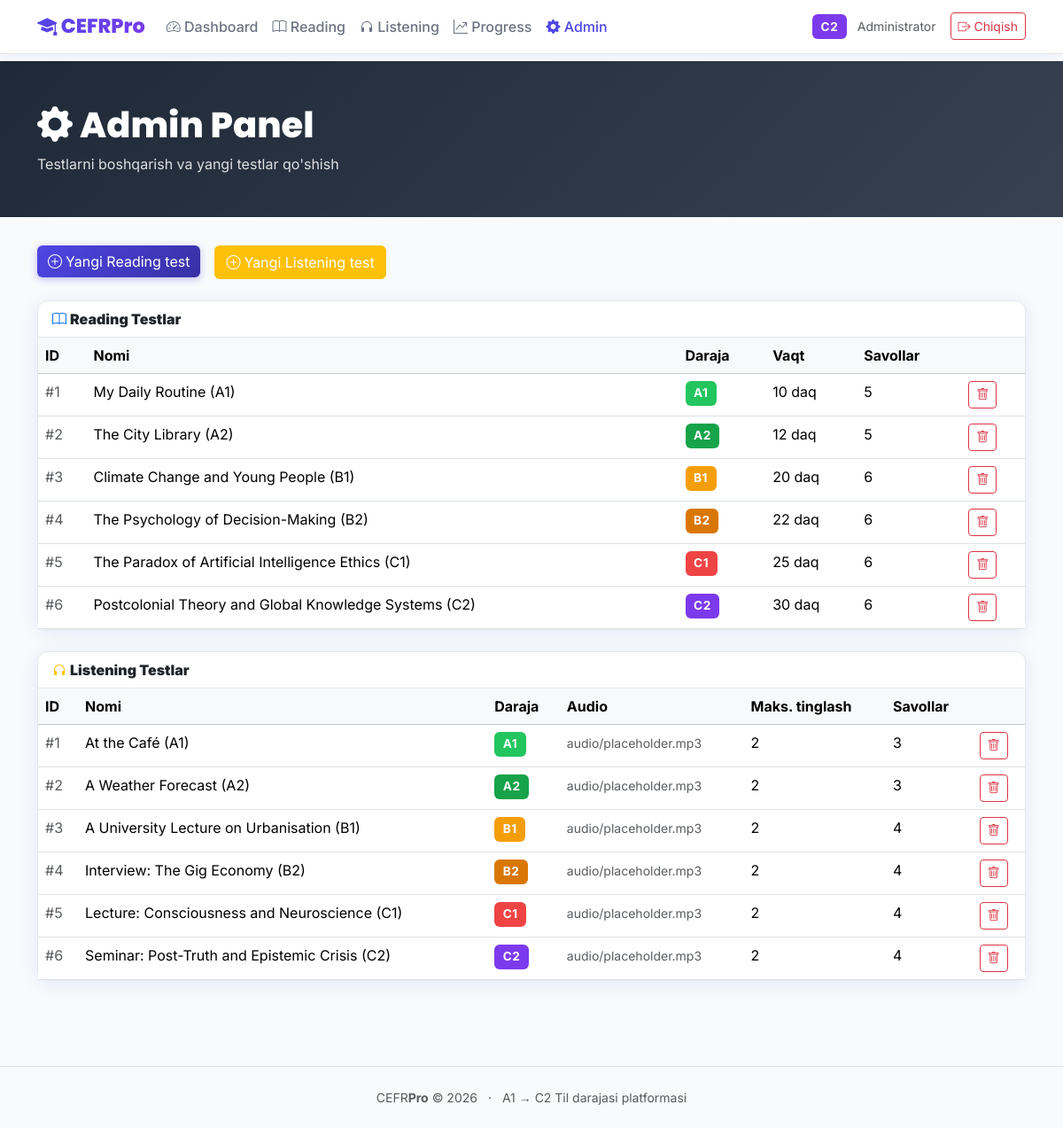
The page /admin (signed in) on the database its author committed.
### models.py (models this page shows, shortened)
class User(UserMixin, db.Model):
    __tablename__ = 'users'
    id = db.Column(db.Integer, primary_key=True)
    username = db.Column(db.String(80), unique=True, nullable=False)
    email = db.Column(db.String(120), unique=True, nullable=False)
    password_hash = db.Column(db.String(256), nullable=False)
    full_name = db.Column(db.String(120), default='')
    cefr_level = db.Column(db.String(4), default='A1')
    is_admin = db.Column(db.Boolean, default=False)
    created_at = db.Column(db.DateTime, default=datetime.utcnow)
    attempts = db.relationship('TestAttempt', backref='user', lazy=True)

class ReadingTest(db.Model):
    __tablename__ = 'reading_tests'
    id = db.Column(db.Integer, primary_key=True)
    title = db.Column(db.String(200), nullable=False)
    level = db.Column(db.String(4), nullable=False)       # A1, A2, …, C2
    passage = db.Column(db.Text, nullable=False)
    time_limit = db.Column(db.Integer, default=20)         # minutes
    created_at = db.Column(db.DateTime, default=datetime.utcnow)
    questions = db.relationship('ReadingQuestion', backref='test', lazy=True,
                                cascade='all, delete-orphan')

class ListeningTest(db.Model):
    __tablename__ = 'listening_tests'
    id = db.Column(db.Integer, primary_key=True)
    title = db.Column(db.String(200), nullable=False)
    level = db.Column(db.String(4), nullable=False)
    audio_file = db.Column(db.String(200), nullable=False)  # relative to static/
    transcript = db.Column(db.Text, default='')
    max_plays = db.Column(db.Integer, default=2)
    time_limit = db.Column(db.Integer, default=15)
    created_at = db.Column(db.DateTime, default=datetime.utcnow)
    questions = db.relationship('ListeningQuestion', backref='test', lazy=True,
                                cascade='all, delete-orphan')

### app.py (the view)
@app.route('/admin')
@login_required
@admin_required
def admin_panel():
    reading_tests = ReadingTest.query.order_by(ReadingTest.level, ReadingTest.id).all()
    listening_tests = ListeningTest.query.order_by(ListeningTest.level, ListeningTest.id).all()
    return render_template('admin.html',
                           reading_tests=reading_tests,
                           listening_tests=listening_tests,
                           levels=CEFR_LEVELS)

### app.py (called while the page is built)
@login_manager.user_loader
def load_user(user_id):
    return User.query.get(int(user_id))

def admin_required(f):
    from functools import wraps
    @wraps(f)
    def decorated(*args, **kwargs):
        if not current_user.is_authenticated or not current_user.is_admin:
            abort(403)
        return f(*args, **kwargs)
    return decorated

@app.context_processor
def inject_globals():
    return {'cefr_levels': CEFR_LEVELS, 'now': datetime.utcnow()}

### templates/admin.html (shortened to what this page needs)
{% extends 'base.html' %}
{% block content %}
<div class="page-header admin-header">
  <div class="container">
    <h1><i class="bi bi-gear-fill me-2"></i>Admin Panel</h1>
    <p>Testlarni boshqarish va yangi testlar qo'shish</p>
  </div>
</div>
<div class="container pb-5">
  <div class="row g-3 mb-4">
    <div class="col-auto">
      <a href="{{ url_for('admin_add_reading') }}" class="btn btn-primary">
        <i class="bi bi-plus-circle me-1"></i>Yangi Reading test
      </a>
    </div>
    <div class="col-auto">
      <a href="{{ url_for('admin_add_listening') }}" class="btn btn-warning text-white">
        <i class="bi bi-plus-circle me-1"></i>Yangi Listening test
      </a>
    </div>
  </div>
  <div class="card mb-4">
    <div class="card-header"><strong><i class="bi bi-book me-1 text-primary"></i>Reading Testlar</strong></div>
    <div class="card-body p-0">
      <div class="table-responsive">
        <table class="table table-hover mb-0">
          <thead class="table-light">
            <tr><th>ID</th><th>Nomi</th><th>Daraja</th><th>Vaqt</th><th>Savollar</th><th></th></tr>
          </thead>
          <tbody>
            {% for t in reading_tests %}
            <tr>
              <td class="text-muted">#{{ t.id }}</td>
              <td>{{ t.title }}</td>
              <td><span class="cefr-badge badge-{{ t.level }}">{{ t.level }}</span></td>
              <td>{{ t.time_limit }} daq</td>
              <td>{{ t.questions|length }}</td>
              <td>
                <form method="POST" action="{{ url_for('admin_delete_reading', test_id=t.id) }}"
                      onsubmit="return confirm('Rostdan o\'chirmoqchimisiz?')">
                  <button class="btn btn-sm btn-outline-danger"><i class="bi bi-trash"></i></button>
                </form>
              </td>
            </tr>
            {% else %}
            <tr><td colspan="6" class="text-center text-muted py-3">Testlar yo'q</td></tr>
            {% endfor %}
          </tbody>
        </table>
      </div>
    </div>
  </div>
  <div class="card">
    <div class="card-header"><strong><i class="bi bi-headphones me-1 text-warning"></i>Listening Testlar</strong></div>
    <div class="card-body p-0">
      <div class="table-responsive">
        <table class="table table-hover mb-0">
          <thead class="table-light">
            <tr><th>ID</th><th>Nomi</th><th>Daraja</th><th>Audio</th><th>Maks. tinglash</th><th>Savollar</th><th></th></tr>
          </thead>
          <tbody>
            {% for t in listening_tests %}
            <tr>
              <td class="text-muted">#{{ t.id }}</td>
              <td>{{ t.title }}</td>
              <td><span class="cefr-badge badge-{{ t.level }}">{{ t.level }}</span></td>
              <td><small class="text-muted">{{ t.audio_file or '—' }}</small></td>
              <td>{{ t.max_plays }}</td>
              <td>{{ t.questions|length }}</td>
              <td>
                <form method="POST" action="{{ url_for('admin_delete_listening', test_id=t.id) }}"
                      onsubmit="return confirm('Rostdan o\'chirmoqchimisiz?')">
                  <button class="btn btn-sm btn-outline-danger"><i class="bi bi-trash"></i></button>
                </form>
              </td>
            </tr>
            {% else %}
            <tr><td colspan="7" class="text-center text-muted py-3">Testlar yo'q</td></tr>
            {% endfor %}
          </tbody>
        </table>
      </div>
    </div>
  </div>
</div>
{% endblock %}

### templates/base.html (shortened to what this page needs)
<!DOCTYPE html>
<html lang="uz">
<head>
  <link href="https://cdn.jsdelivr.net/npm/bootstrap@5.3.2/dist/css/bootstrap.min.css" rel="stylesheet">
  <link href="https://cdn.jsdelivr.net/npm/bootstrap-icons@1.11.3/font/bootstrap-icons.min.css" rel="stylesheet">
  <link href="{{ url_for('static', filename='css/style.css') }}" rel="stylesheet">
</head>
<body>
{% if current_user.is_authenticated %}
<nav class="navbar navbar-expand-lg sticky-top">
  <div class="container">
    <a class="navbar-brand" href="{{ url_for('dashboard') }}">
      <i class="bi bi-mortarboard-fill"></i> CEFR<span style="color:var(--secondary)">Pro</span>
    </a>
    <div class="collapse navbar-collapse" id="navMain">
      <ul class="navbar-nav me-auto mb-2 mb-lg-0">
        <li class="nav-item">
          <a class="nav-link {% if request.endpoint == 'dashboard' %}active{% endif %}"
             href="{{ url_for('dashboard') }}"><i class="bi bi-speedometer2"></i> Dashboard</a>
        </li>
        <li class="nav-item">
          <a class="nav-link {% if 'reading' in request.endpoint %}active{% endif %}"
             href="{{ url_for('reading_list') }}"><i class="bi bi-book"></i> Reading</a>
        </li>
        <li class="nav-item">
          <a class="nav-link {% if 'listening' in request.endpoint %}active{% endif %}"
             href="{{ url_for('listening_list') }}"><i class="bi bi-headphones"></i> Listening</a>
        </li>
        <li class="nav-item">
          <a class="nav-link {% if request.endpoint == 'progress' %}active{% endif %}"
             href="{{ url_for('progress') }}"><i class="bi bi-graph-up-arrow"></i> Progress</a>
        </li>
        {% if current_user.is_admin %}
        <li class="nav-item">
          <a class="nav-link {% if 'admin' in request.endpoint %}active{% endif %}"
             href="{{ url_for('admin_panel') }}"><i class="bi bi-gear-fill"></i> Admin</a>
        </li>
        {% endif %}
      </ul>
      <div class="d-flex align-items-center gap-2">
        <span class="cefr-badge badge-{{ current_user.cefr_level }} me-1">
          {{ current_user.cefr_level }}
        </span>
        <span class="text-muted small">{{ current_user.full_name or current_user.username }}</span>
        <a href="{{ url_for('logout') }}" class="btn btn-sm btn-outline-danger ms-2">
          <i class="bi bi-box-arrow-right"></i> Chiqish
        </a>
      </div>
    </div>
  </div>
</nav>
{% endif %}
{% block content %}{% endblock %}
<footer class="mt-5 py-4 border-top text-center text-muted small">
  <div class="container">
    <span>CEFR<strong>Pro</strong> &copy; {{ now.year }}</span>
    <span class="mx-2">·</span>
    <span>A1 → C2 Til darajasi platformasi</span>
  </div>
</footer>
</body>
</html>

### static/css/style.css (style rules this page uses)
:root { --primary: #4F46E5; --primary-light: #818CF8; --primary-dark: #3730A3; --secondary: #7C3AED; --bg: #F8FAFC; --surface: #FFFFFF; --border: #E5E7EB; --text: #1F2937; --text-muted: #6B7280; --success: #10B981; --warning: #F59E0B; --danger: #EF4444; --radius: 12px; --shadow: 0 4px 20px rgba(79,70,229,0.10); --shadow-lg: 0 8px 40px rgba(79,70,229,0.18); --a1: #22C55E; --a2: #16A34A; --b1: #F59E0B; --b2: #D97706; --c1: #EF4444; --c2: #7C3AED; }
* { box-sizing: border-box; margin: 0; padding: 0; }
body { font-family: 'Inter', sans-serif; background: var(--bg); color: var(--text); min-height: 100vh; }
.navbar-brand { font-family: 'Poppins', sans-serif; font-weight: 800; font-size: 1.4rem; background: linear-gradient(135deg, var(--primary), var(--secondary)); -webkit-background-clip: text; -webkit-text-fill-color: transparent; background-clip: text; }
.navbar { background: rgba(255,255,255,0.95) !important; backdrop-filter: blur(12px); border-bottom: 1px solid var(--border); box-shadow: 0 2px 12px rgba(79,70,229,0.07); }
.nav-link { color: var(--text-muted) !important; font-weight: 500; transition: color .2s; }
.nav-link:hover, .nav-link.active { color: var(--primary) !important; }
.page-header { background: linear-gradient(135deg, var(--primary) 0%, var(--secondary) 100%); color: white; padding: 3rem 0 2rem; margin-bottom: 2rem; }
.page-header h1 { font-family: 'Poppins', sans-serif; font-weight: 800; }
.page-header p { opacity: .85; }
.card { border: 1px solid var(--border); border-radius: var(--radius); box-shadow: var(--shadow); transition: box-shadow .25s, transform .25s; background: var(--surface); }
.card-header { border-radius: var(--radius) var(--radius) 0 0 !important; border-bottom: 1px solid var(--border); background: var(--surface); font-weight: 600; }
.badge-A1 { background-color: var(--a1); color: #fff; }
.badge-A2 { background-color: var(--a2); color: #fff; }
.badge-B1 { background-color: var(--b1); color: #fff; }
.badge-B2 { background-color: var(--b2); color: #fff; }
.badge-C1 { background-color: var(--c1); color: #fff; }
.badge-C2 { background-color: var(--c2); color: #fff; }
.cefr-badge { display: inline-block; padding: .28em .7em; border-radius: 6px; font-weight: 700; font-size: .85em; letter-spacing: .04em; }
.btn-primary { background: linear-gradient(135deg, var(--primary), var(--primary-dark)); border: none; box-shadow: 0 2px 8px rgba(79,70,229,.35); }
.admin-header { background: linear-gradient(135deg, #1F2937, #374151); color: white; }

### rows shown on the page
User: cefr_level "C2", full_name "Administrator"
ReadingTest: id "1", title "My Daily Routine (A1)", level "A1", time_limit "10", questions|length "5"
ReadingTest: id "2", title "The City Library (A2)", level "A2", time_limit "12", questions|length "5"
ReadingTest: id "3", title "Climate Change and Young People (B1)", level "B1", time_limit "20", questions|length "6"
ReadingTest: id "4", title "The Psychology of Decision-Making (B2)", level "B2", time_limit "22", questions|length "6"
ReadingTest: id "5", title "The Paradox of Artificial Intelligence Ethics (C1)", level "C1", time_limit "25", questions|length "6"
ReadingTest: id "6", title "Postcolonial Theory and Global Knowledge Systems (C2)", level "C2", time_limit "30", questions|length "6"
ListeningTest: id "1", title "At the Café (A1)", level "A1", audio_file "audio/placeholder.mp3", max_plays "2", questions|length "3"
ListeningTest: id "2", title "A Weather Forecast (A2)", level "A2", audio_file "audio/placeholder.mp3", max_plays "2", questions|length "3"
ListeningTest: id "3", title "A University Lecture on Urbanisation (B1)", level "B1", audio_file "audio/placeholder.mp3", max_plays "2", questions|length "4"
ListeningTest: id "4", title "Interview: The Gig Economy (B2)", level "B2", audio_file "audio/placeholder.mp3", max_plays "2", questions|length "4"
ListeningTest: id "5", title "Lecture: Consciousness and Neuroscience (C1)", level "C1", audio_file "audio/placeholder.mp3", max_plays "2", questions|length "4"
ListeningTest: id "6", title "Seminar: Post-Truth and Epistemic Crisis (C2)", level "C2", audio_file "audio/placeholder.mp3", max_plays "2", questions|length "4"
